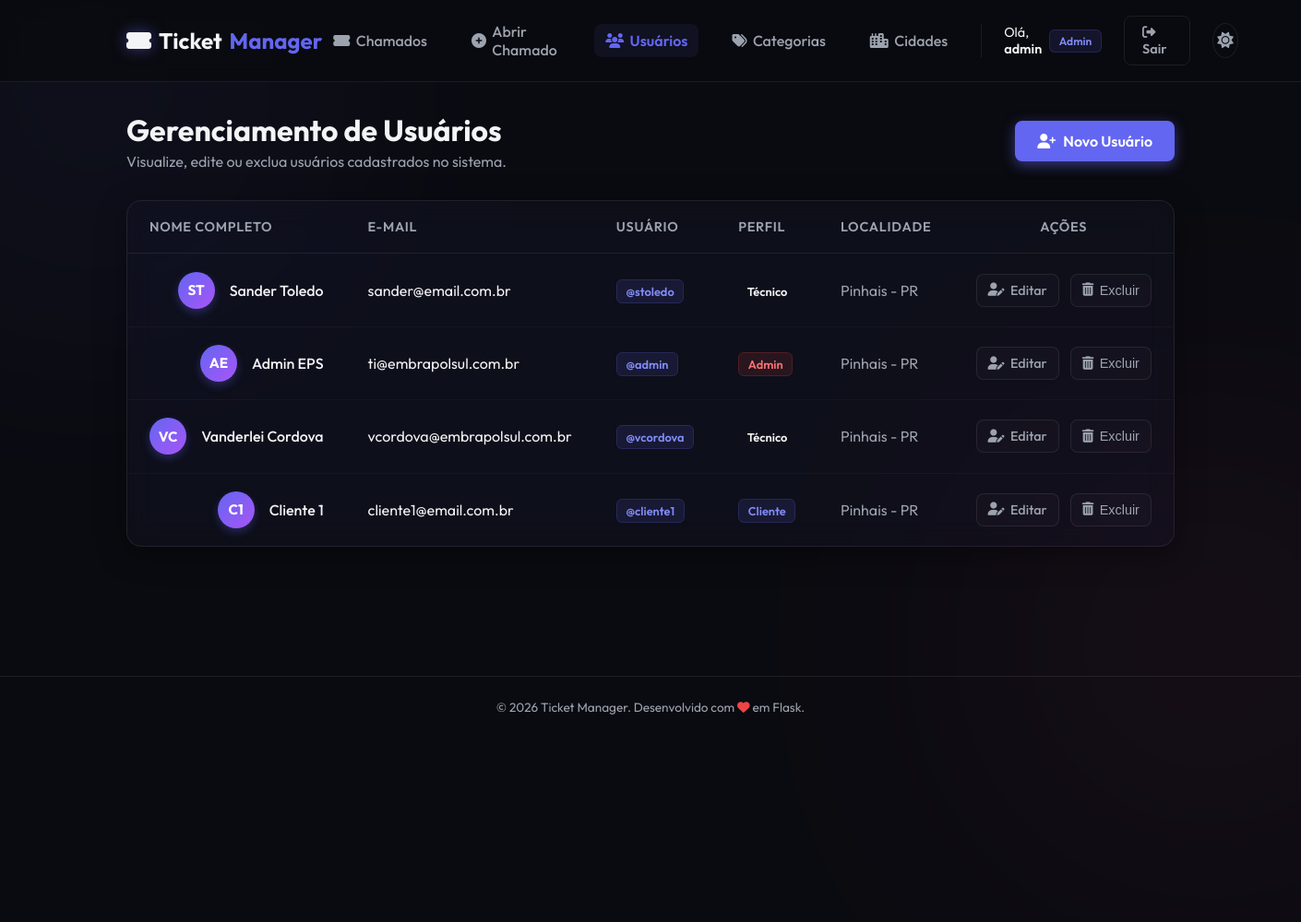
/users (signed in), run on the app's committed database.
### models.py (models this page shows, shortened)
class Usuario(db.Model):
    __tablename__ = "usuarios"
    id = db.Column(db.Integer, primary_key=True)
    nome = db.Column(db.String(50), nullable=False)
    sobrenome = db.Column(db.String(50), nullable=False)
    email = db.Column(db.String(120), unique=True, nullable=False)
    username = db.Column(db.String(50), unique=True, nullable=False)
    senha = db.Column(db.String(255), nullable=False)
    cidade_id = db.Column(db.Integer, db.ForeignKey("cidades.id"), nullable=True)
    cidade = db.relationship("Cidade", backref=db.backref("usuarios", lazy=True))
    perfis = db.relationship("Perfil", backref="usuario", lazy=True, cascade="all, delete-orphan")
    @property
    def tipo_perfil(self):
        if self.perfis:
            return self.perfis[0].tipo_perfil
        return "Cliente"

class Perfil(db.Model):
    __tablename__ = "perfis"
    id = db.Column(db.Integer, primary_key=True)
    usuario_id = db.Column(db.Integer, db.ForeignKey("usuarios.id"), nullable=False)
    tipo_perfil = db.Column(db.String(50), nullable=False)
    ativo = db.Column(db.Boolean, default=True)

class Cidade(db.Model):
    __tablename__ = "cidades"
    id = db.Column(db.Integer, primary_key=True)
    nome = db.Column(db.String(100), nullable=False, unique=True)
    estado = db.Column(db.String(2), nullable=False)

### app.py (the view)
@app.route('/users')
@admin_required
def list_users():
    return controllers.list_users_controller()

### app.py (called while the page is built)
def admin_required(f):
    @wraps(f)
    def decorated_function(*args, **kwargs):
        if 'user_id' not in session:
            flash('Você precisa fazer login para acessar esta página.', 'danger')
            return redirect(url_for('login'))
        usuario = Usuario.query.get(session['user_id'])
        if not usuario or usuario.tipo_perfil != 'Admin':
            flash('Acesso negado: esta página é restrita para administradores.', 'danger')
            return redirect(url_for('list_tickets'))
        return f(*args, **kwargs)
    return decorated_function

### controllers.py (called while the page is built)
def list_users_controller():
    usuarios = Usuario.query.all()
    return render_template('users.html', usuarios=usuarios)

### templates/users.html (shortened to what this page needs)
{% extends 'base.html' %}
{% block content %}
<div class="container">
    <div class="page-header">
        <div>
            <h1>Gerenciamento de Usuários</h1>
            <p class="subtitle">Visualize, edite ou exclua usuários cadastrados no sistema.</p>
        </div>
        <a href="{{ url_for('register') }}" class="btn-primary">
            <i class="fa-solid fa-user-plus"></i> Novo Usuário
        </a>
    </div>
    <div class="glass-card table-responsive">
        <table class="data-table">
            <thead>
                <tr>
                    <th>Nome Completo</th>
                    <th>E-mail</th>
                    <th>Usuário</th>
                    <th>Perfil</th>
                    <th>Localidade</th>
                    <th class="text-center">Ações</th>
                </tr>
            </thead>
            <tbody>
                {% for usuario in usuarios %}
                    <tr>
                        <td data-label="Nome Completo">
                            <div class="user-info" style="justify-content: flex-end; width: 100%;">
                                <span class="user-avatar">{{ usuario.nome[0] | upper }}{{ usuario.sobrenome[0] | upper }}</span>
                                <span class="user-fullname">{{ usuario.nome }} {{ usuario.sobrenome }}</span>
                            </div>
                        </td>
                        <td data-label="E-mail">{{ usuario.email }}</td>
                        <td data-label="Usuário"><span class="badge badge-username">@{{ usuario.username }}</span></td>
                        <td data-label="Perfil">
                            <span class="badge badge-{{ usuario.tipo_perfil | lower }}">{{ usuario.tipo_perfil }}</span>
                        </td>
                        <td data-label="Localidade">
                            {% if usuario.cidade %}
                                <span style="color: var(--text-secondary);">{{ usuario.cidade.nome }} - {{ usuario.cidade.estado }}</span>
                            {% else %}
                                <span style="color: var(--text-secondary); font-style: italic; font-size: 0.9rem;">Não informado</span>
                            {% endif %}
                        </td>
                        <td data-label="Ações">
                            <div class="action-buttons">
                                <a href="{{ url_for('edit_user', user_id=usuario.id) }}" class="btn-action btn-edit" title="Editar Usuário">
                                    <i class="fa-solid fa-user-pen"></i> Editar
                                </a>
                                <form action="{{ url_for('delete_user', user_id=usuario.id) }}" method="POST" onsubmit="return confirm('Tem certeza que deseja excluir o usuário {{ usuario.nome }}?');" style="display:inline;">
                                    <button type="submit" class="btn-action btn-delete" title="Excluir Usuário">
                                        <i class="fa-solid fa-trash-can"></i> Excluir
                                    </button>
                                </form>
                            </div>
                        </td>
                    </tr>
                {% endfor %}
            </tbody>
        </table>
    </div>
</div>
{% endblock %}

### static/css/style.css (style rules this page uses)
:root { --bg-dark: #0a0b10; --bg-sidebar: rgba(10, 11, 16, 0.85); --bg-card: rgba(20, 22, 35, 0.45); --border-color: rgba(255, 255, 255, 0.08); --border-glow: rgba(99, 102, 241, 0.2); --text-primary: #f3f4f6; --text-secondary: #9ca3af; --primary: #6366f1; --primary-hover: #4f46e5; --primary-glow: rgba(99, 102, 241, 0.5); --secondary: #4b5563; --secondary-hover: #374151; --danger: #ef4444; --danger-hover: #dc2626; --danger-glow: rgba(239, 68, 68, 0.3); --success: #10b981; --success-glow: rgba(16, 185, 129, 0.2); --font-family: 'Outfit', sans-serif; --transition-smooth: all 0.3s cubic-bezier(0.4, 0, 0.2, 1); }
* { margin: 0; padding: 0; box-sizing: border-box; }
body { background-color: var(--bg-dark); color: var(--text-primary); font-family: var(--font-family); min-height: 100vh; display: flex; flex-direction: column; overflow-x: hidden; position: relative; transition: background-color 0.3s ease, color 0.3s ease, border-color 0.3s ease; }
a { color: var(--primary); text-decoration: none; transition: var(--transition-smooth); }
.btn-primary { display: inline-flex; align-items: center; justify-content: center; gap: 0.5rem; background-color: var(--primary); color: white; padding: 0.75rem 1.5rem; border: none; border-radius: 8px; font-size: 1rem; font-weight: 600; cursor: pointer; box-shadow: 0 4px 14px var(--primary-glow); transition: var(--transition-smooth); }
.glass-card { background: var(--bg-card); backdrop-filter: blur(16px) saturate(180%); -webkit-backdrop-filter: blur(16px) saturate(180%); border: 1px solid var(--border-color); border-radius: 16px; box-shadow: 0 8px 32px 0 rgba(0, 0, 0, 0.37); transition: var(--transition-smooth); }
.container { max-width: 1200px; margin: 2rem auto; padding: 0 2rem; flex-grow: 1; width: 100%; }
.page-header { display: flex; justify-content: space-between; align-items: center; margin-bottom: 2rem; }
.page-header h1 { font-size: 2rem; font-weight: 700; }
.subtitle { color: var(--text-secondary); margin-top: 0.25rem; }
.table-responsive { overflow-x: auto; }
.data-table { width: 100%; border-collapse: collapse; text-align: left; }
.data-table th, .data-table td { padding: 1.2rem 1.5rem; }
.data-table th { font-weight: 600; color: var(--text-secondary); border-bottom: 1px solid var(--border-color); font-size: 0.9rem; text-transform: uppercase; letter-spacing: 0.05em; }
.data-table tbody tr { border-bottom: 1px solid rgba(255, 255, 255, 0.03); transition: var(--transition-smooth); }
.data-table tbody tr:last-child { border-bottom: none; }
.user-info { display: flex; align-items: center; gap: 1rem; }
.user-avatar { width: 40px; height: 40px; border-radius: 50%; background: linear-gradient(135deg, var(--primary) 0%, #a855f7 100%); color: white; display: flex; align-items: center; justify-content: center; font-weight: 700; font-size: 0.95rem; box-shadow: 0 4px 10px rgba(99, 102, 241, 0.3); }
.user-fullname { font-weight: 500; }
.badge { padding: 0.25rem 0.6rem; border-radius: 6px; font-size: 0.8rem; font-weight: 600; }
.badge-username { background-color: rgba(99, 102, 241, 0.12); color: #818cf8; border: 1px solid rgba(99, 102, 241, 0.2); }
.action-buttons { display: flex; justify-content: center; gap: 0.75rem; }
.btn-action { min-width: 36px; height: 36px; padding: 0 0.75rem; border-radius: 8px; border: 1px solid var(--border-color); background-color: rgba(255, 255, 255, 0.02); color: var(--text-secondary); display: inline-flex; align-items: center; justify-content: center; gap: 0.4rem; cursor: pointer; font-size: 0.9rem; font-weight: 500; transition: var(--transition-smooth); text-decoration: none; }
.text-center { text-align: center; }
.badge-cliente { background-color: rgba(99, 102, 241, 0.12); color: #818cf8; border: 1px solid rgba(99, 102, 241, 0.2); }
.badge-admin { background-color: rgba(239, 68, 68, 0.12); color: #f87171; border: 1px solid rgba(239, 68, 68, 0.2); }

### data on the page
Usuario: nome "S", sobrenome "T", nome "Sander", sobrenome "Toledo", email "sander@email.com.br", username "stoledo", tipo_perfil "Técnico", cidade.nome "Pinhais", cidade.estado "PR"
Usuario: nome "A", sobrenome "E", nome "Admin", sobrenome "EPS", email "ti@embrapolsul.com.br", username "admin", tipo_perfil "Admin", cidade.nome "Pinhais", cidade.estado "PR"
Usuario: nome "V", sobrenome "C", nome "Vanderlei", sobrenome "Cordova", email "vcordova@embrapolsul.com.br", username "vcordova", tipo_perfil "Técnico", cidade.nome "Pinhais", cidade.estado "PR"
Usuario: nome "C", sobrenome "1", nome "Cliente", email "cliente1@email.com.br", username "cliente1", tipo_perfil "Cliente", cidade.nome "Pinhais", cidade.estado "PR"

### other printed values
{{ session.get('username') }} "admin"
{{ session.get('tipo_perfil') }} "Admin"
